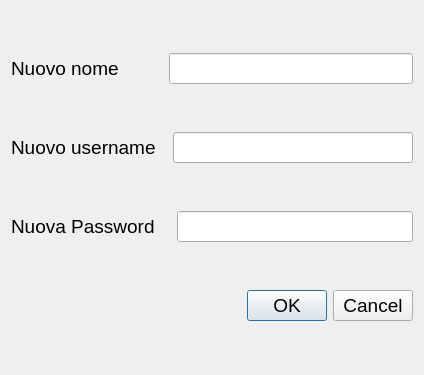
<?xml version="1.0" encoding="UTF-8"?>
<ui version="4.0">
 <class>Dialog</class>
 <widget class="QDialog" name="Dialog">
  <property name="geometry">
   <rect>
    <x>0</x>
    <y>0</y>
    <width>424</width>
    <height>375</height>
   </rect>
  </property>
  <property name="windowTitle">
   <string>Modifica servizio</string>
  </property>
  <layout class="QVBoxLayout" name="verticalLayout">
   <item>
    <layout class="QHBoxLayout" name="horizontalLayout_2">
     <property name="spacing">
      <number>50</number>
     </property>
     <item>
      <widget class="QLabel" name="mser_slbl_nuovo_nome">
       <property name="font">
        <font>
         <pointsize>14</pointsize>
        </font>
       </property>
       <property name="text">
        <string>Nuovo nome</string>
       </property>
      </widget>
     </item>
     <item>
      <widget class="QLineEdit" name="mser_edit_nuovo_nome">
       <property name="font">
        <font>
         <pointsize>14</pointsize>
        </font>
       </property>
      </widget>
     </item>
    </layout>
   </item>
   <item>
    <layout class="QHBoxLayout" name="horizontalLayout_3">
     <property name="spacing">
      <number>17</number>
     </property>
     <item>
      <widget class="QLabel" name="mser_slbl_nuovo_user">
       <property name="font">
        <font>
         <pointsize>14</pointsize>
        </font>
       </property>
       <property name="text">
        <string>Nuovo username</string>
       </property>
      </widget>
     </item>
     <item>
      <widget class="QLineEdit" name="mser_edit_nuovo_user">
       <property name="font">
        <font>
         <pointsize>14</pointsize>
        </font>
       </property>
      </widget>
     </item>
    </layout>
   </item>
   <item>
    <layout class="QHBoxLayout" name="horizontalLayout_5">
     <property name="spacing">
      <number>22</number>
     </property>
     <item>
      <widget class="QLabel" name="mser_slbl_nuova_password">
       <property name="font">
        <font>
         <pointsize>14</pointsize>
        </font>
       </property>
       <property name="text">
        <string>Nuova Password</string>
       </property>
      </widget>
     </item>
     <item>
      <widget class="QLineEdit" name="mser_edit_nuova_password">
       <property name="font">
        <font>
         <pointsize>14</pointsize>
        </font>
       </property>
      </widget>
     </item>
    </layout>
   </item>
   <item>
    <widget class="QDialogButtonBox" name="mser_dlg_btns">
     <property name="font">
      <font>
       <pointsize>14</pointsize>
      </font>
     </property>
     <property name="orientation">
      <enum>Qt::Horizontal</enum>
     </property>
     <property name="standardButtons">
      <set>QDialogButtonBox::Cancel|QDialogButtonBox::Ok</set>
     </property>
    </widget>
   </item>
  </layout>
 </widget>
 <resources/>
 <connections>
  <connection>
   <sender>mser_dlg_btns</sender>
   <signal>accepted()</signal>
   <receiver>Dialog</receiver>
   <slot>accept()</slot>
   <hints>
    <hint type="sourcelabel">
     <x>248</x>
     <y>254</y>
    </hint>
    <hint type="destinationlabel">
     <x>157</x>
     <y>274</y>
    </hint>
   </hints>
  </connection>
  <connection>
   <sender>mser_dlg_btns</sender>
   <signal>rejected()</signal>
   <receiver>Dialog</receiver>
   <slot>reject()</slot>
   <hints>
    <hint type="sourcelabel">
     <x>316</x>
     <y>260</y>
    </hint>
    <hint type="destinationlabel">
     <x>286</x>
     <y>274</y>
    </hint>
   </hints>
  </connection>
 </connections>
</ui>
